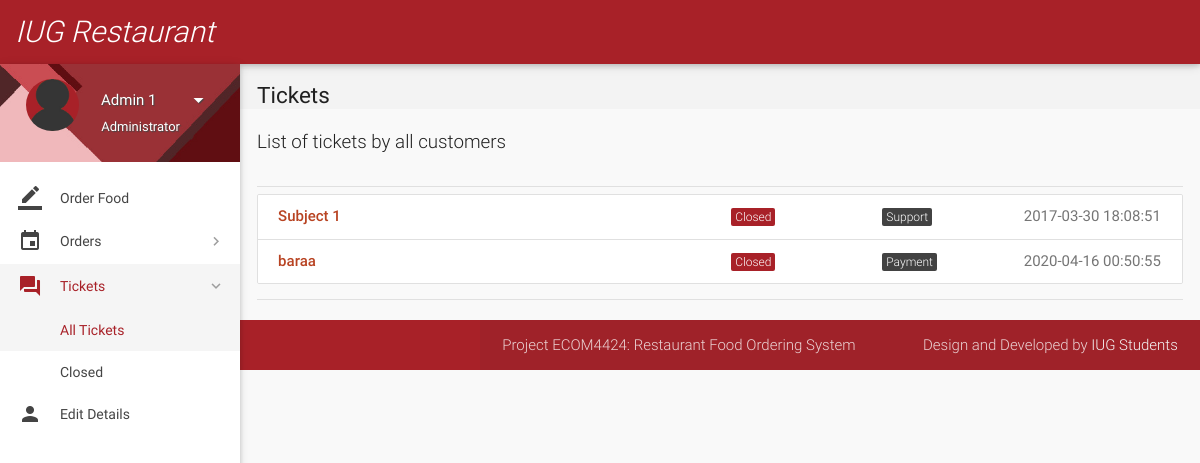
The page /all-tickets.php (signed in) on the database as committed earlier.
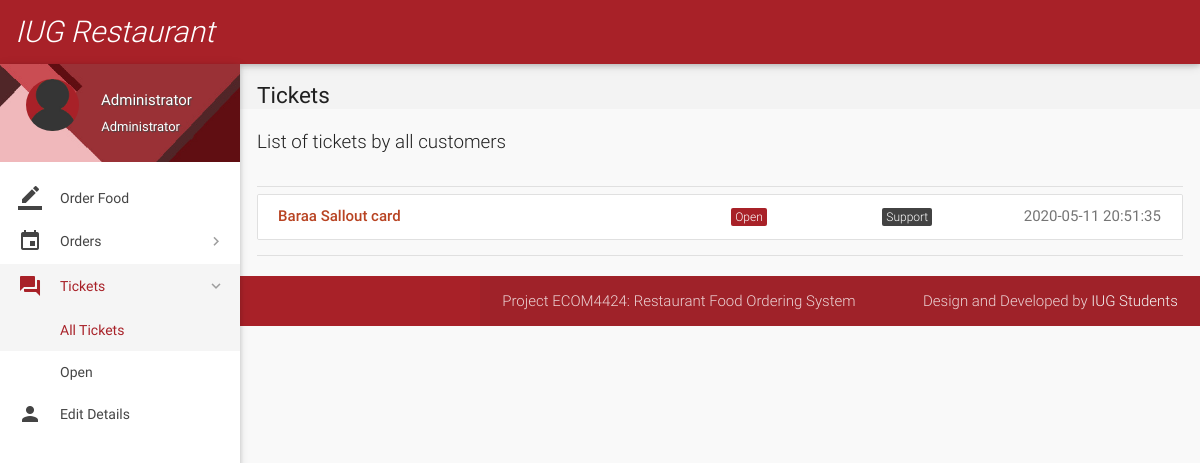
The same page on the database as committed later.
### tables this page shows
CREATE TABLE `tickets` (
  `id` int(11) NOT NULL,
  `poster_id` int(11) NOT NULL,
  `subject` varchar(100) NOT NULL,
  `description` varchar(3000) NOT NULL,
  `status` varchar(8) NOT NULL DEFAULT 'Open',
  `type` varchar(30) NOT NULL DEFAULT 'Others',
  `date` datetime NOT NULL DEFAULT current_timestamp(),
  `deleted` tinyint(4) NOT NULL DEFAULT 0
);

### includes/connect.php (called while the page is built, shortened)
<?php
$name = $_SESSION['name'];
$role = $_SESSION['role'];
?>

### all-tickets.php (the view, shortened to what the changed rows need)
<?php
include 'includes/connect.php';
	if($_SESSION['admin_sid']==session_id())
	{
		?>
<!DOCTYPE html>
<html lang="en">
<head>
  <link href="css/materialize.min.css" type="text/css" rel="stylesheet" media="screen,projection">
  <link href="css/style.min.css" type="text/css" rel="stylesheet" media="screen,projection">
  <link href="css/custom/custom.min.css" type="text/css" rel="stylesheet" media="screen,projection">
  <link href="js/plugins/perfect-scrollbar/perfect-scrollbar.css" type="text/css" rel="stylesheet" media="screen,projection">
  <link href="js/plugins/data-tables/css/jquery.dataTables.min.css" type="text/css" rel="stylesheet" media="screen,projection">
</head>
<body>
  <header id="header" class="page-topbar">
        <div class="navbar-fixed">
            <nav class="navbar-color">
                <div class="nav-wrapper">
                    <ul class="left">
                      <li><a href="#" class="waves-effect waves-block waves-light"> <i  class="light" ><?php echo "IUG Restaurant" ;?></i></a>
                          </li>
                    </ul>
                </div>
            </nav>
        </div>
  </header>
  <div id="main">
    <div class="wrapper">
      <aside id="left-sidebar-nav">
        <ul id="slide-out" class="side-nav fixed leftside-navigation">
            <li class="user-details cyan darken-2">
            <div class="row">
                <div class="col col s4 m4 l4">
                    <img src="images/avatar.jpg" alt="" class="circle responsive-img valign profile-image">
                </div>
                <div class="col col s8 m8 l8">
                    <a class="btn-flat dropdown-button waves-effect waves-light white-text profile-btn" href="#" data-activates="profile-dropdown"><?php echo $name;?> <i class="mdi-navigation-arrow-drop-down right"></i></a>
                    <p class="user-roal"><?php echo $role;?></p>
                </div>
            </div>
            </li>
            <li class="bold"><a href="index.php" class="waves-effect waves-cyan"><i class="mdi-editor-border-color"></i> Order Food</a>
            </li>
                <li class="no-padding">
                    <ul class="collapsible collapsible-accordion">
                        <li class="bold"><a class="collapsible-header waves-effect waves-cyan"><i class="mdi-editor-insert-invitation"></i> Orders</a>
                        </li>
                    </ul>
                </li>
                <li class="no-padding">
                    <ul class="collapsible collapsible-accordion">
                        <li class="bold"><a class="collapsible-header waves-effect waves-cyan active"><i class="mdi-action-question-answer"></i> Tickets</a>
                            <div class="collapsible-body">
                                <ul>
								<li class="<?php
								if(!isset($_GET['status'])){
										echo 'active';
									}?>
									"><a href="all-tickets.php">All Tickets</a>
                                </li>
								<?php
									$sql = mysqli_query($con, "SELECT DISTINCT status FROM tickets;");
									while($row = mysqli_fetch_array($sql)){
                                    echo '<li class='.(isset($_GET['status'])?($status == $_GET['status'] ? 'active' : ''): '').'><a href="all-tickets.php?status='.$row['status'].'">'.$row['status'].'</a>
                                    </li>';
									}
									?>
                                </ul>
                            </div>
                        </li>
                    </ul>
                </li>
            <li class="bold"><a href="details.php" class="waves-effect waves-cyan"><i class="mdi-social-person"></i> Edit Details</a>
            </li>
        </ul>
        </aside>
      <section id="content">
        <div id="breadcrumbs-wrapper">
          <div class="container">
            <div class="row">
              <div class="col s12 m12 l12">
                <h5 class="breadcrumbs-title">Tickets</h5>
              </div>
            </div>
          </div>
        </div>
        <div class="container">
          <p class="caption">List of tickets by all customers</p>
          <div class="divider"></div>
									<div id="work-collections">
									<ul id="projects-collection" class="collection">
								<?php
									if(isset($_GET['status'])){
										$status = $_GET['status'];
									}
									else{
										$status = '%';
									}
									$sql = mysqli_query($con, "SELECT * FROM tickets WHERE status LIKE '$status';");
									while($row = mysqli_fetch_array($sql)){
									echo'<a href="view-ticket-admin.php?id='.$row['id'].'"class="collection-item">
                                        <div class="row">
                                            <div class="col s6">
                                                <p class="collections-title">'.$row['subject'].'</p>
                                            </div>
                                            <div class="col s2">
                                            <span class="task-cat cyan">'.$row['status'].'</span></div>
                                            <div class="col s2">
                                            <span class="task-cat grey darken-3">'.$row['type'].'</span></div>
                                            <div class="col s2">
                                            <span class="badge">'.$row['date'].'</span></div>
                                        </div>
                                    </a>';
									}
									?>
									</ul>
									</div>
            <div class="divider"></div>
          </div>
    </div>
  <footer class="page-footer">
    <div class="footer-copyright">
      <div class="container">
        <span>Project ECOM4424: Restaurant Food Ordering System  </span>
        <span class="right"> Design and Developed by <a class="grey-text text-lighten-4" href="#">IUG Students</a></span>
        </div>
    </div>
  </footer>
</body>
</html>
<?php
	}
?>

Rows that differ between the two databases and show on the page:
removed tickets: subject "Subject 1", status "Closed", type "Support", date "2017-03-30 18:08:51"
removed tickets: subject "baraa", status "Closed", type "Payment", date "2020-04-16 00:50:55"
added tickets: subject "Baraa Sallout card", status "Open", type "Support", date "2020-05-11 20:51:35"
Other text that changed with them:
$name: "Admin 1" → "Administrator"
new list line: "Open"
list line gone: "Closed"
